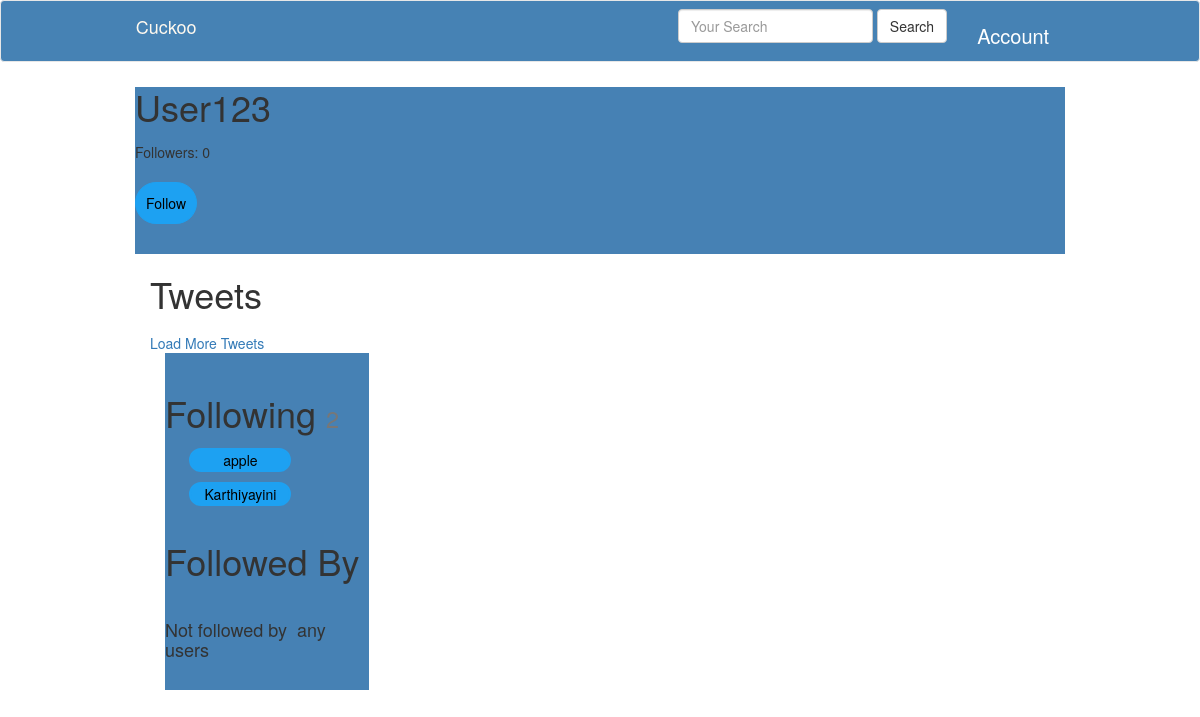
/User123/ (signed in), run on an earlier commit of the app's database.
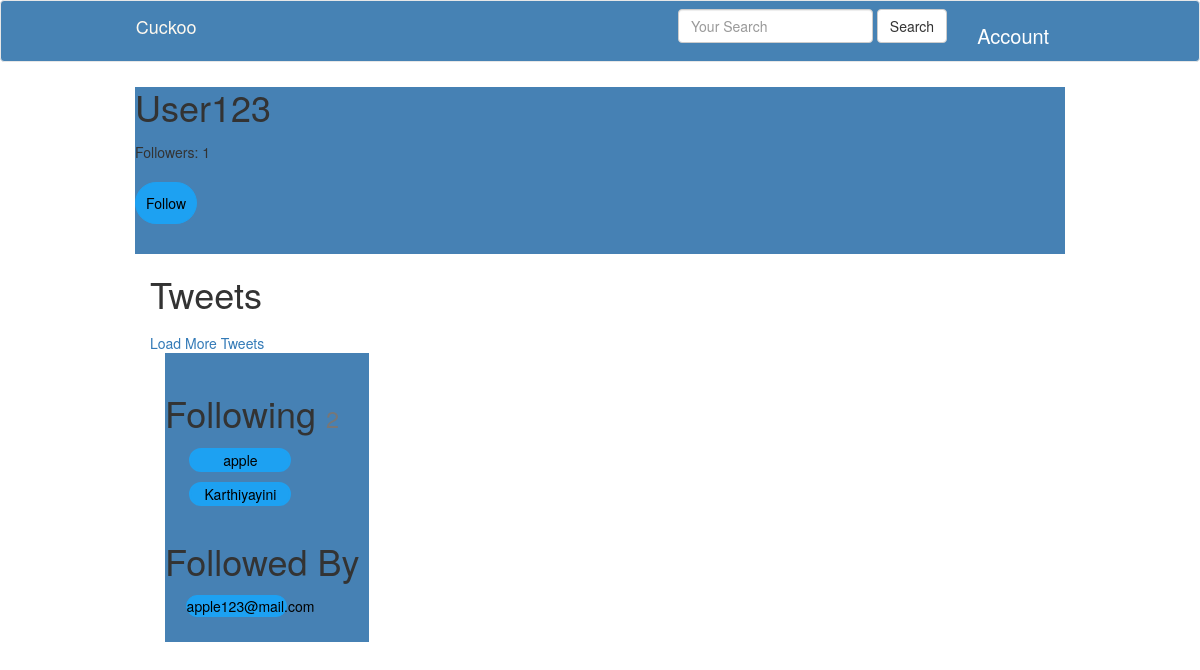
And on a later commit of the database.
### accounts/models.py (models this page shows, shortened)
class UserProfile(models.Model):
	user = models.OneToOneField(settings.AUTH_USER_MODEL, related_name='profile')
	following = models.ManyToManyField(settings.AUTH_USER_MODEL, blank=True,related_name='followed_by')
	objects  =  UserProfileManager()
	def get_following(self):
		users = self.following.all()
		return users.exclude(username=self.user.username)
	def get_follow_url(self):
		return reverse_lazy("profiles:follow", kwargs={"username":self.user.username})
	def get_absolute_url(self):
		return reverse_lazy("profiles:detail", kwargs={"username":self.user.username})

### accounts/views.py (the view)
# urls.py: url(r'^(?P<username>[\w.@+-]+)/$', UserDetailView.as_view(), name='detail'),
class UserDetailView(DetailView):
	template_name = 'accounts/user_detail.html'
	queryset = User.objects.all()
	def get_object(self):
		return get_object_or_404(User, username__iexact=self.kwargs.get("username"))
	def get_context_data(self, *args, **kwargs):
	  	context = super(UserDetailView, self).get_context_data(*args, **kwargs)
	  	following = UserProfile.objects.is_following(self.request.user, self.get_object())
	  	context['following'] = following
	  	context['recommended'] = UserProfile.objects.recommended(self.request.user)
	  	return context

### accounts/models.py (called while the page is built)
	def all(self):
		qs = self.get_queryset().all()
		try:
			if self.instance:
				qs = qs.exclude(user=self.instance)
		except:
			pass
		return qs

	def is_following(self, user, followed_by_user):
		user_profile, created = UserProfile.objects.get_or_create(user=user)
		if created:
			return False
		if followed_by_user in user_profile.following.all():
			return True
		return False

	def recommended(self, user, limit_to = 10):
		print(user)
		profile = user.profile
		following = profile.following.all()
		following = profile.get_following()
		qs = self.get_queryset().exclude(user__in=following).exclude(id=profile.id).order_by("?")[:limit_to]
		return qs

### tweets/models.py (called while the page is built)
	def __str__(self):
	     return str(self.content)

### accounts/templates/accounts/user_detail.html (shortened to what this page needs)
{% extends "base.html" %}
{% block content %}
<div class='Grid Grid--withGutter'>
	<div class='Grid-cell u-size1of3 u-lg-size1of4' style="background-color: rgb(70, 129, 180);">
		<div class="Grid Grid--withGutter">
			<div class="Grid-cell">
				<div class="ProfileSidebar ProfileSidebar--withLeftAlignment">
					<h1 class="ProfileHeaderCard-name" style="margin-top: 5px">{{ object.username }}</h1>
					<p class="ProfileHeaderCard-screenname u-inlineBlock u-dir" style="margin-top: 15px"> Followers: {{object.followed_by.all.count}}
					</p>
					<p>
						<a class='btn btn-link' style="margin-top: 10px;text-decoration-color:  white; border: 1px solid #1da1f2; padding: 10px; border-radius: 25px; color: black; background-color: #1da1f2;" href='{{ object.profile.get_follow_url }}'>{% if following %}Unfollowing{% else %}Follow{% endif %}
						</a>
					</p>
				</div>
			</div>
		</div>
	</div>
	<div class='Grid-cell u-size2of3 u-lg-size3of4' style="padding-left: 15px; width: 80%">
		<div class="Grid Grid--withGutter">
			<div class="Grid-cell u-lg-size2of3" style="background-color: white; width: 70%; ">
				<h1 class="ProfileHeaderCard-name" style="background-color: white; margin-top: 20px;margin-bottom: 20px;"  >Tweets</h1>
				<a href='#' id='loadmore'>Load More Tweets</a>
			</div>
			<div class="Grid-cell u-size1of3" style=" width: 30%; padding-left: 15px;">
				<div class="Grid Grid--withGutter" style="background-color: rgb(70, 129, 180);">
					<div class="Grid-cell">
						<div class="ProfileSidebar ProfileSidebar--withLeftAlignment">
  							<h1 class="ProfileHeaderCard-name" >Following <small>{{ object.profile.get_following.count}}</small></h1>
							{% for user in object.profile.get_following %}
							  <a style="margin: 5px; border: 2px solid #1da1f2; border-radius: 15px;color: black;background-color: #1da1f2; width: 50%;display: inline-block;text-align: center;"  href='/{{ user.username}}'>{{ user.username }}</a><br/>
							  {% empty %}
							  <h4 class="ProfileHeaderCard-screenname u-inlineBlock u-dir" style="margin-top: -10px"> Not following  users </h4>
							    {% endfor %}
							  <h1 class="ProfileHeaderCard-name"  style="margin-top: 10px">Followed By</h1>
							{% for profile in object.followed_by.all %}
							 <a style="margin: 5px;border: 1px solid #1da1f2; border-radius: 15px; color: black; background-color: #1da1f2;width: 50%; display: inline-block;text-align: center;"  href='/{{ profile.user.username}}'>{{ profile.user.username }}</a>
							  <br/>
							  {% empty %}
							  <h4 class="ProfileHeaderCard-screenname u-inlineBlock u-dir"> Not followed by  any users </h4>
							    {% endfor %}
						</div>
			</div>
		</div>
	</div>
 {% endblock content %}

What changed in the data, as far as the page shows it:
added UserProfile: user.username "apple123@mail.com"
Also different on the page:
{{ object.followed_by.all.count }}: "0" → "1"
text no longer shown: "Not followed by any users"
